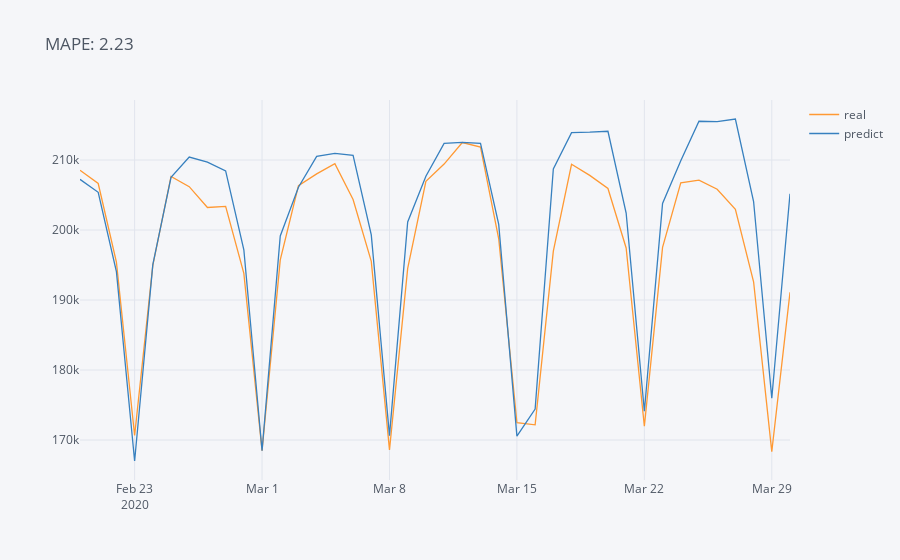

The code cell stored with this chart in its notebook:
### Code cell
d = '08_04_2021_21_41_46'
mape = pkls[d][1]["error"].mean()*100
pkls[d][1][["real", "predict"]].iplot(title = f"MAPE: {mape:.2f}")
